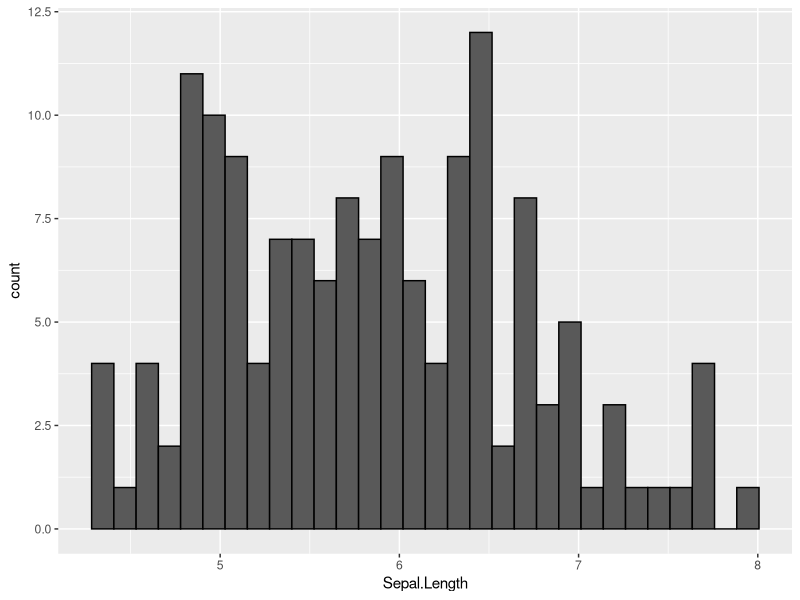

R code for this plot:
library(tidyverse)
data("iris")
iris %>% tibble()
iris %>% 
  ggplot(aes(x = Sepal.Length)) + 
  geom_histogram(color = I("Black"))
# add comment